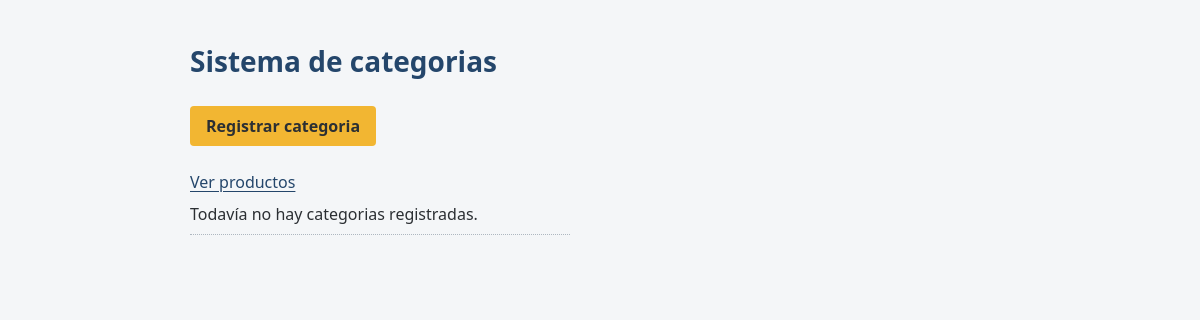
Page /categorias/lista_categorias/ on the earlier database version.
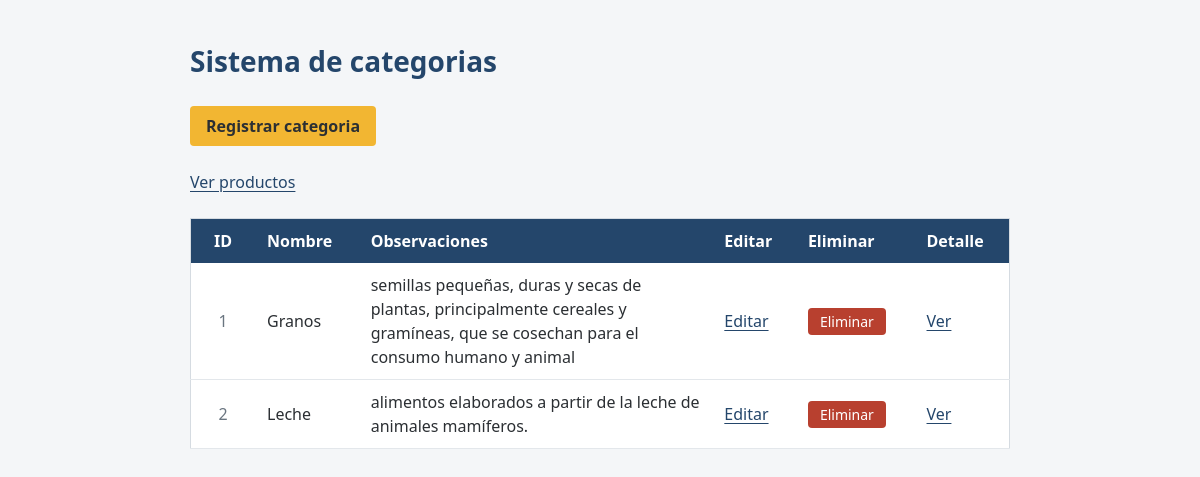
Same page on the later database version.
### categorias/models.py (models this page shows, shortened)
class Categoria(models.Model):
    nombre = models.CharField(max_length=100)
    observaciones = models.CharField(max_length=200)

### categorias/views.py (the view)
# urls.py: path("lista_categorias/", views.lista_categorias),
def lista_categorias(request):
    categorias = Categoria.objects.all()
    return render(request, "categorias/lista.html", {"categorias": categorias})

### categorias/templates/categorias/lista.html (shortened to what this page needs)
<!DOCTYPE html>
<html lang="es">
<head>
</head>
<body>
    <h1>Sistema de categorias</h1>
    <a href="/categorias/">Registrar categoria</a>
    <br><br>
    <a href="/productos/listado_productos/" >Ver productos</a>
    {% if categorias %}
        <table border="1">
            <tr>
                <th>ID</th>
                <th>Nombre</th>
                <th>Observaciones</th>
                <th>Editar</th>
                <th>Eliminar</th>
                <th>Detalle</th>
            </tr>
            {% for categoria in categorias %}
                <tr>
                    <td>{{ categoria.id }}</td>
                    <td>{{ categoria.nombre }}</td>
                    <td>{{ categoria.observaciones }}</td>
                    <td><a href="/categorias/editar_categorias/{{ categoria.id }}/">Editar</a></td>
                    <td>
                        <form method="post" action="/categorias/eliminar_categorias/{{ categoria.id }}/">
                            <button type="submit" onclick="return confirm('¿Eliminar esta categoria?')">Eliminar</button>
                        </form>
                    </td>
                    <td><a href="/categorias/detalle_categorias/{{ categoria.id }}/">Ver</a></td>
                </tr>
            {% endfor %}
        </table>
    {% else %}
        <p>Todavía no hay categorias registradas.</p>
    {% endif %}
</body>
</html>

Differences in the rows shown:
added Categoria: id "1", nombre "Granos", observaciones "semillas pequeñas, duras y secas de plantas, principalmente cereales y gramíneas, que se cosechan para el consumo humano y animal"
added Categoria: id "2", nombre "Leche", observaciones "alimentos elaborados a partir de la leche de animales mamíferos."
Other differences:
text no longer shown: "Todavía no hay categorias registradas."
text now shown: "ID Nombre Observaciones Editar Eliminar Detalle"
